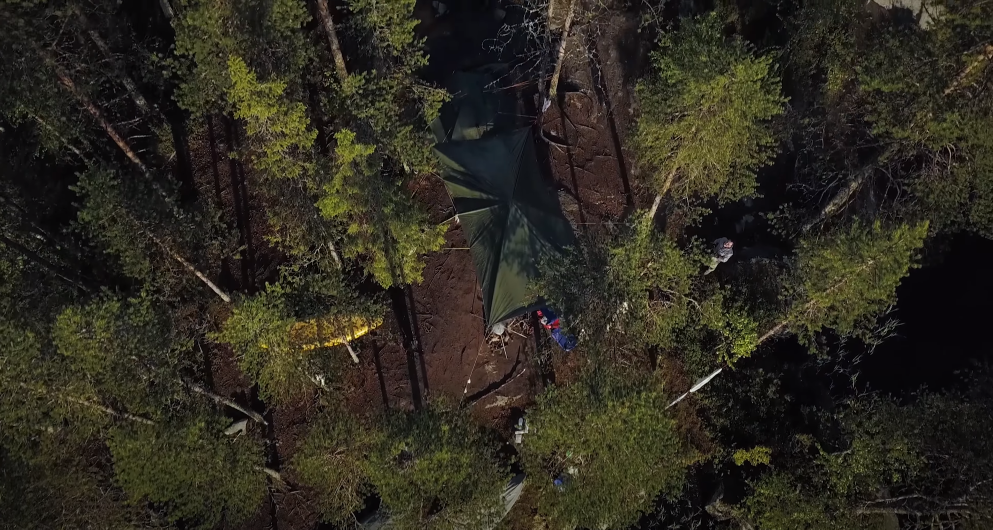
#> input picture stereo img/1/2021-12-03_00-20_2.png, 1986 x 1059 px (shown at 1/2 size)
$ python stereo.py
#> lines starting #> are read from the running program, lines starting #| are printed output that depends on the picture
import cv2 as cv
import matplotlib.pyplot as plt
import numpy as np

imgL = cv.imread('./1/2021-12-03_00-20_2.png')
#> imgL is the input picture: shape (1059, 1986, 3); mean B, G, R 31.6, 41.7, 45.3
imgR = cv.imread('./1/2021-12-03_00-21.png')
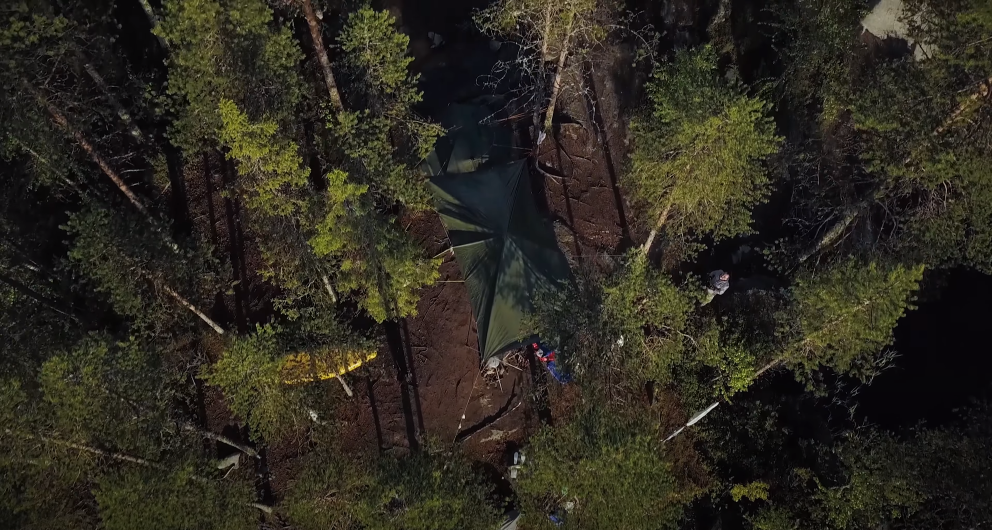
#> input picture stereo img/1/2021-12-03_00-21.png, 1983 x 1060 px (shown at 1/2 size)
#> imgR is the input picture: shape (1060, 1983, 3); mean B, G, R 31.4, 41, 44.5

imgL = cv.cvtColor(imgL, cv.COLOR_BGR2RGB)
imgR = cv.cvtColor(imgR, cv.COLOR_BGR2RGB)

(h, w) = imgR.shape[:2]
#> h = 1060; w = 1983
(cX, cY) = (h, w)
#> cX = 1060; cY = 1983
M = cv.getRotationMatrix2D((cX, cY), 1, 1.0)
rotatedR = cv.warpAffine(imgR, M, (w, h))

M = cv.getRotationMatrix2D((cX, cY), 1, 1.0)
rotatedL = cv.warpAffine(imgL, M, (w, h))

img1 = rotatedL[50:500, 50:800]
img2 = rotatedR[50:500, 51:801]

fig, ax = plt.subplots()

# plt.figure(figsize=(15, 15))

ax.imshow(img1)
ax.imshow(img2, alpha=0.5)
ax.axis('off')

plt.show()


frame1_new = cv.cvtColor(img1, cv.COLOR_BGR2GRAY)
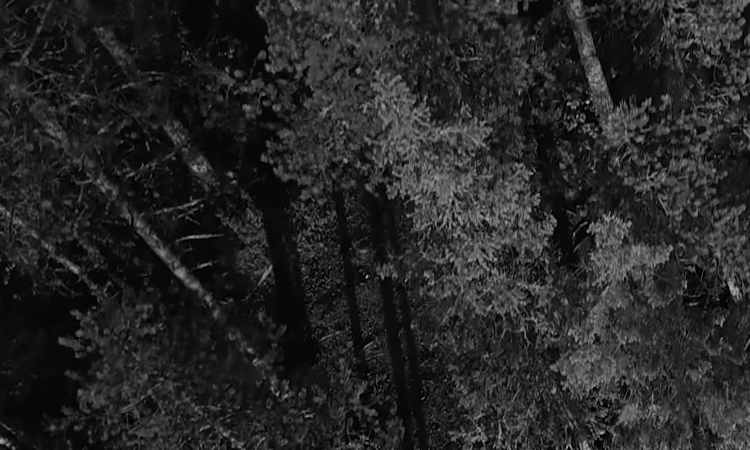
#> frame1_new: shape (450, 750); min 0, max 184, mean 38.2
frame2_new = cv.cvtColor(img2, cv.COLOR_BGR2GRAY)
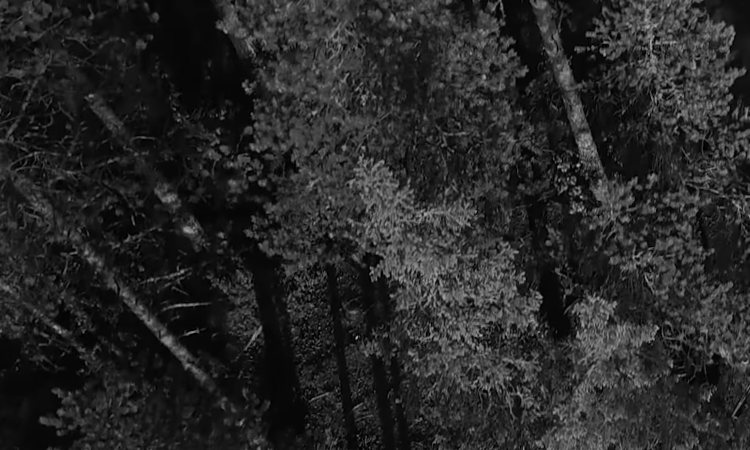
#> frame2_new: shape (450, 750); min 0, max 174, mean 39.3

stereo = cv.StereoBM_create(numDisparities=128, blockSize=7)
disparity = stereo.compute(frame1_new, frame2_new)
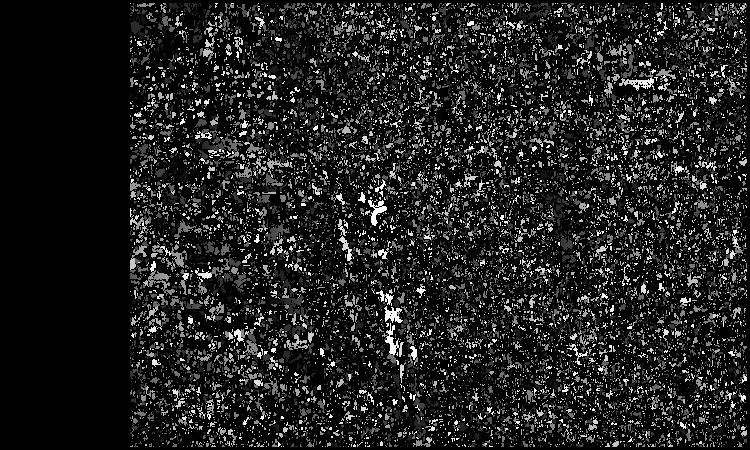
#> disparity: shape (450, 750) int16; min -16, max 2032, mean 242.6; drawn with min black and max white

fig, ax = plt.subplots()

ax.imshow(disparity, cmap='turbo')
ax.axis('off')

plt.show()

# SGBM Parameters -----------------
window_size = 3  # wsize default 3; 5; 7 for SGBM reduced size image; 15 for SGBM full size image (1300px and above); 5 Works nicely

left_matcher = cv.StereoBM_create(
    numDisparities=128,  # max_disp has to be dividable by 16 f. E. HH 192, 256
    blockSize=7,
)

right_matcher = cv.ximgproc.createRightMatcher(left_matcher)

# FILTER Parameters
visual_multiplier = 1.0
lmbda = 1000
sigma = 10

wls_filter = cv.ximgproc.createDisparityWLSFilter(matcher_left=left_matcher)
wls_filter.setLambda(lmbda)
wls_filter.setSigmaColor(sigma)

print('computing disparity...')
displ = left_matcher.compute(frame1_new, frame2_new)  # .astype(np.float32)/16
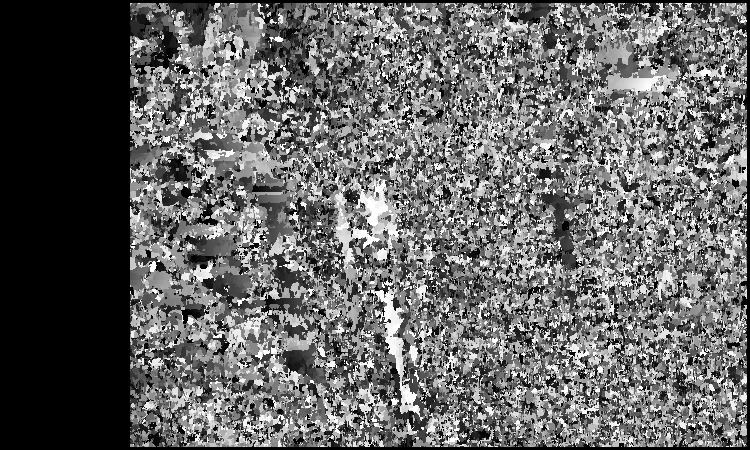
#> displ: shape (450, 750) int16; min -16, max 2032, mean 796.1; drawn with min black and max white
dispr = right_matcher.compute(frame2_new, frame1_new)  # .astype(np.float32)/16
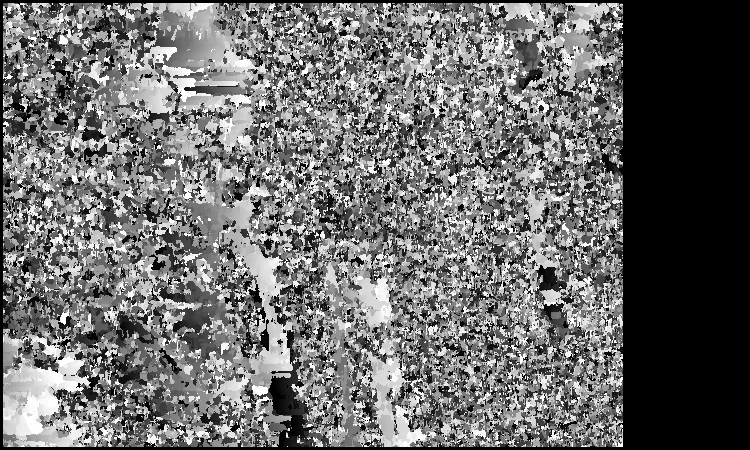
#> dispr: shape (450, 750) int16; min -2048, max 0, mean -1182; drawn with min black and max white
displ = np.int16(displ)
dispr = np.int16(dispr)
filteredImg = wls_filter.filter(displ, frame1_new, None, dispr)  # important to put "imgL" here!!!
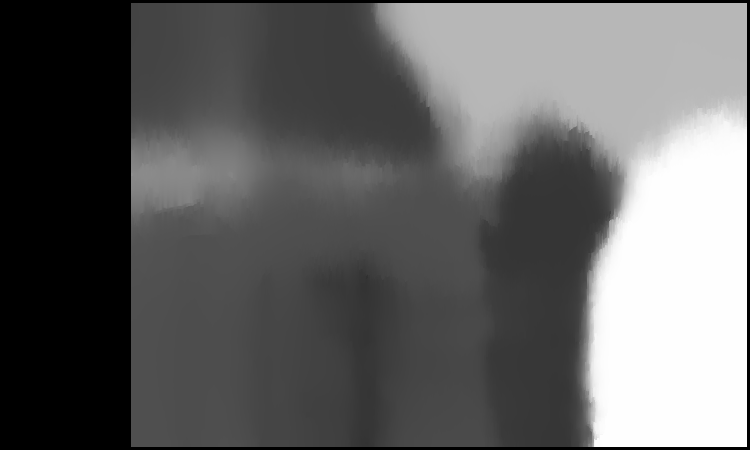
#> filteredImg: shape (450, 750) int16; min -16, max 1927, mean 737.9; drawn with min black and max white

filteredImg = cv.normalize(src=filteredImg, dst=filteredImg, beta=0, alpha=255, norm_type=cv.NORM_MINMAX);
filteredImg = np.uint8(filteredImg)

fig, ax = plt.subplots()

ax.imshow(filteredImg, cmap='turbo')
ax.axis('off')

plt.show()
